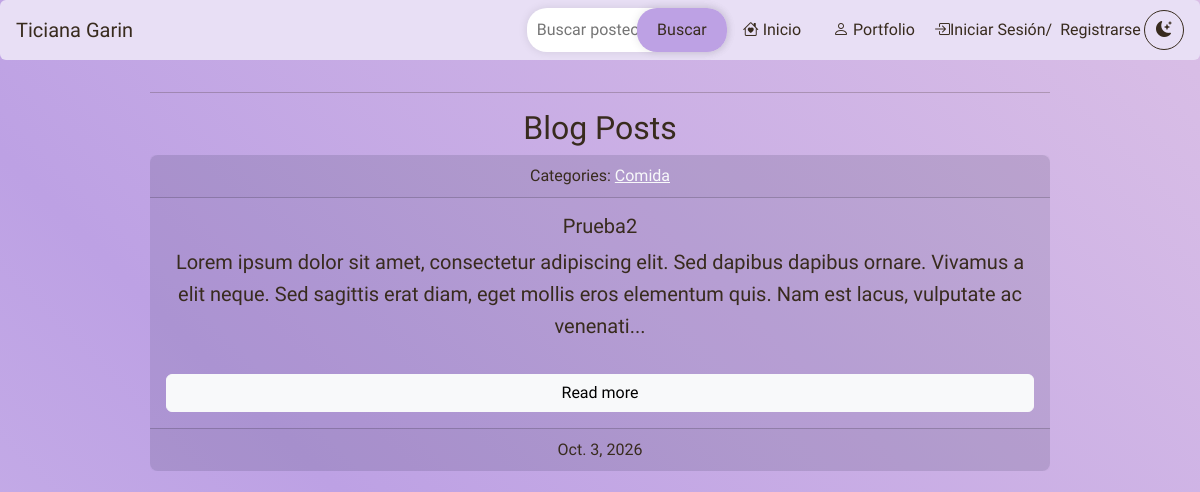
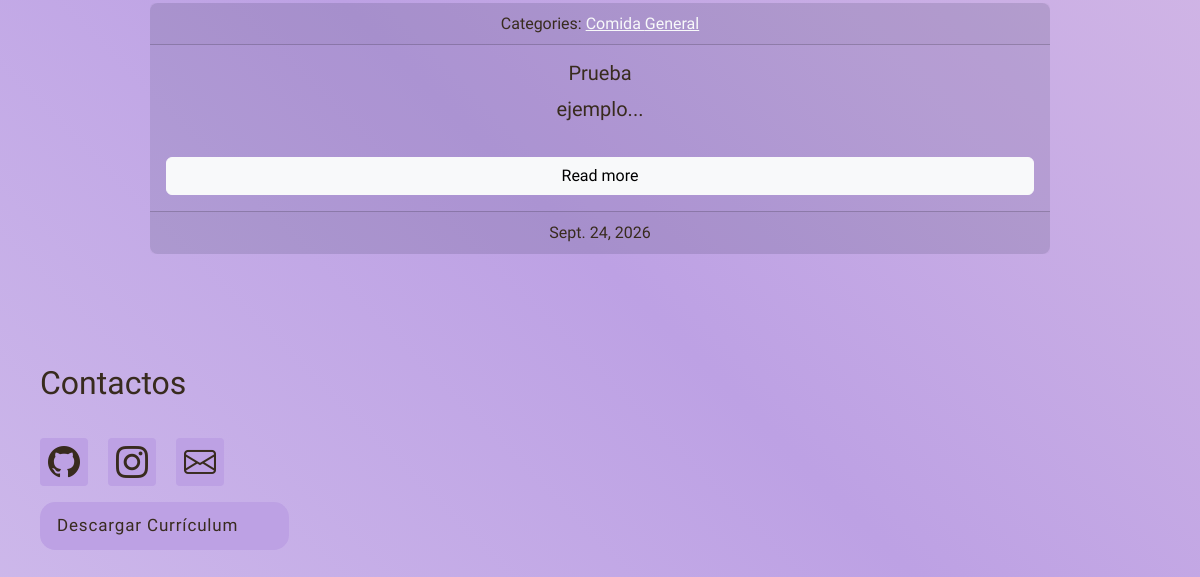
The page /blog/ on the database as committed earlier (2 pictures, top to bottom).
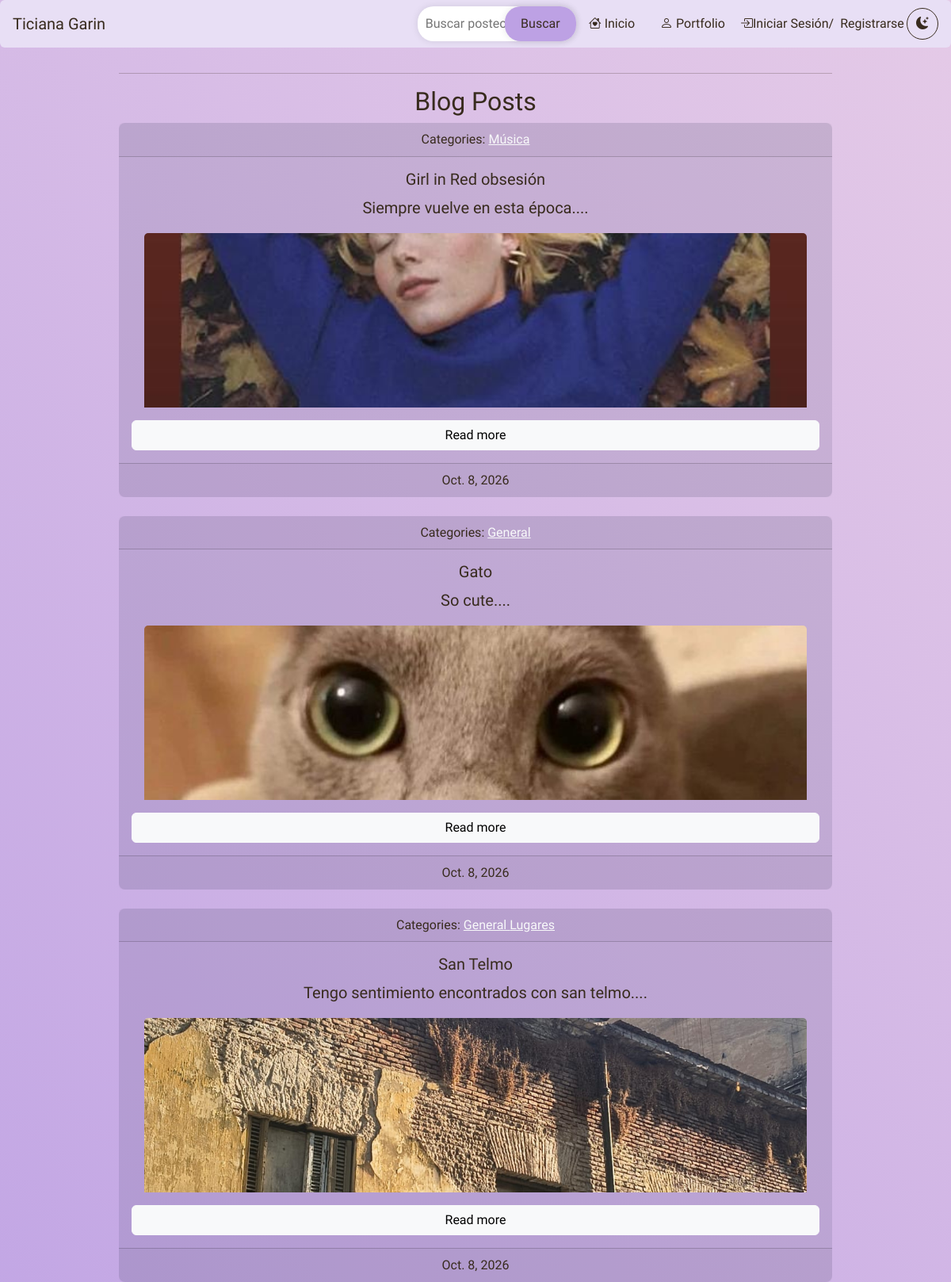
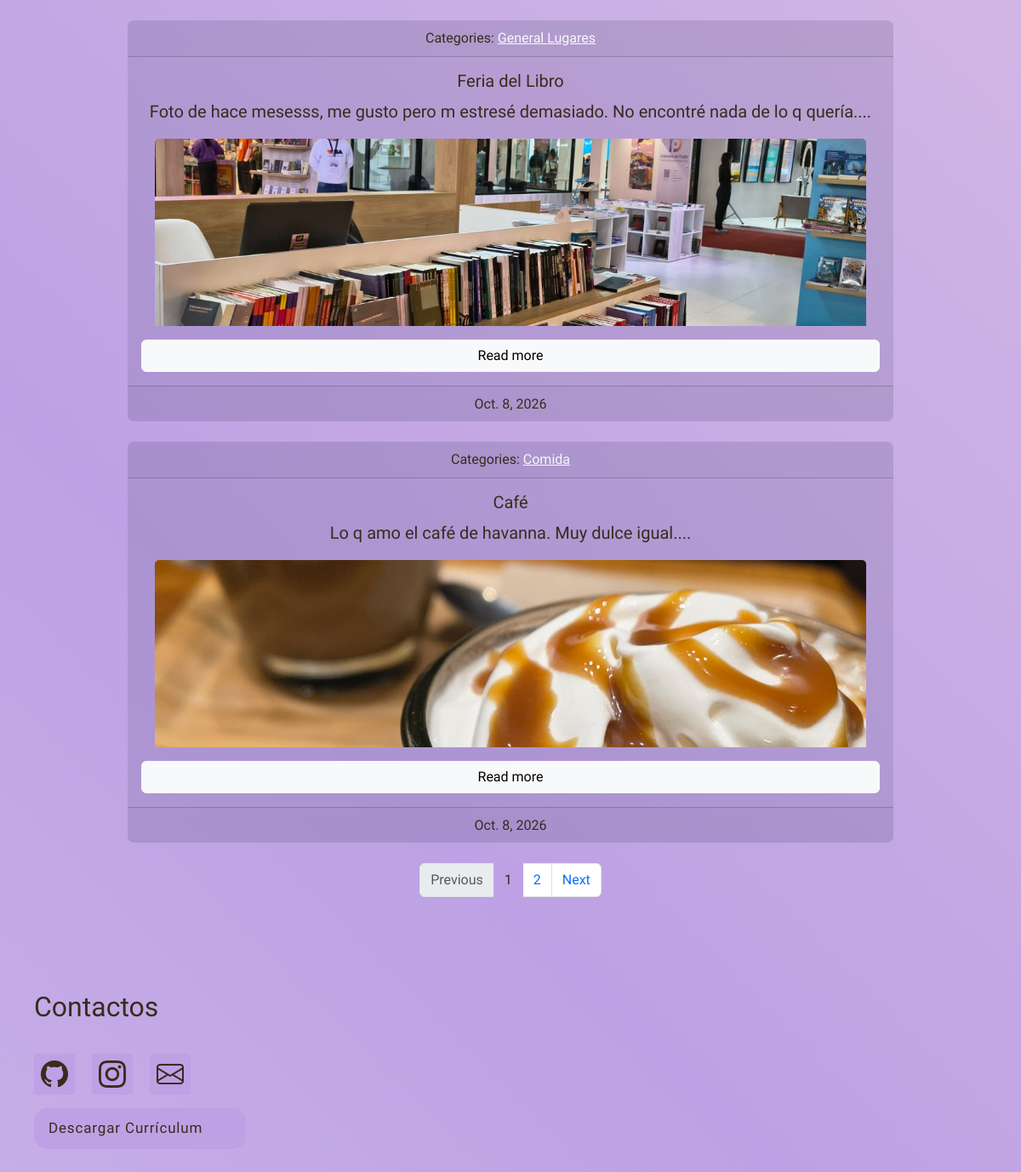
The same page on the database as committed later (2 pictures, top to bottom).
### blog/models.py (models this page shows, shortened)
class Post(models.Model):
    title = models.CharField(max_length=255)
    body = models.TextField()
    image = models.ImageField(upload_to= "post/", blank= True, null= True)
    created_on = models.DateTimeField(auto_now_add=True)
    last_modified = models.DateTimeField(auto_now=True)
    categories = models.ManyToManyField("Category", related_name="posts")

class Category(models.Model):
    name = models.CharField(max_length=30)
    class Meta:
        verbose_name_plural = "categories"

### blog/views.py (the view)
# urls.py: path("", views.index, name="index"),
def index(request):
    posts = Post.objects.all().order_by("-created_on")
    categories = Category.objects.all()
    context = {
        "posts": posts,
        "categories": categories
    }
    paginator = Paginator(posts, 5)
    page_number = request.GET.get("page")
    post = paginator.get_page(page_number)
    context["post"] = post
    return render(request, "blog/index.html", context)

### blog/templates/blog/index.html (shortened to what this page needs)
{% extends "base.html" %}
{% load static %}
{% block page_css %}
    <link rel="stylesheet" href="{% static 'blog/index.css' %}?v=1">
{% endblock page_css %}
{% block page_title %}
    <h2>Blog Posts</h2>
{% endblock page_title %}
{% block page_content %}
    {% block posts %}
        <div class="posts-list">
        {% for item in post %}
            <div class="card text-center">
                <div class="card-header">
                    Categories:
                    {% for category in item.categories.all %}
                        <a href="{% url 'blog:blog_category' category.name %}?tema={{ request.GET.tema|default:'claro' }}" class="link-light">
                            {{ category.name }}
                        </a>
                    {% endfor %}
                </div>
                <div class="card-body">
                    <h5 class="card-title"> {{ item.title }}</h5>
                        <p>{{ item.body | slice:":200" }}...</p>
                    {% if item.image %}
                        <img class="card-img-top" src="{{ item.image.url }}" alt="{{ item.title }}">
                    {% endif %}
                    <a href="{% url 'blog:blog_detail' item.pk %}?tema={{ request.GET.tema|default:'claro' }}" class="btn btn-light">Read more</a>
                </div>
                <div class="card-footer footer">
                    {{ item.created_on.date }}
                </div>
            </div>
        {% endfor %}
        </div>
        {% if post.has_other_pages %}
        <nav aria-label="Blog pagination" class="mt-4">
            <ul class="pagination justify-content-center">
                {% if post.has_previous %}
                    <li class="page-item">
                        <a class="page-link" href="?page={{ post.previous_page_number }}{% if request.GET.tema %}&amp;tema={{ request.GET.tema }}{% endif %}" aria-label="Previous page">Previous</a>
                    </li>
                {% else %}
                    <li class="page-item disabled"><span class="page-link">Previous</span></li>
                {% endif %}
                {% for number in post.paginator.page_range %}
                    {% if post.number == number %}
                        <li class="page-item active" aria-current="page"><span class="page-link">{{ number }}</span></li>
                    {% else %}
                        <li class="page-item"><a class="page-link" href="?page={{ number }}{% if request.GET.tema %}&amp;tema={{ request.GET.tema }}{% endif %}">{{ number }}</a></li>
                    {% endif %}
                {% endfor %}
                {% if post.has_next %}
                    <li class="page-item">
                        <a class="page-link" href="?page={{ post.next_page_number }}{% if request.GET.tema %}&amp;tema={{ request.GET.tema }}{% endif %}" aria-label="Next page">Next</a>
                    </li>
                {% else %}
                    <li class="page-item disabled"><span class="page-link">Next</span></li>
                {% endif %}
            </ul>
        </nav>
        {% endif %}
    {% endblock posts %}
{% endblock page_content %}

### blog/templates/base.html (shortened to what this page needs)
{% load static %}
<!DOCTYPE html>
<html lang="en">
<head>
    <link rel="stylesheet" href="https://cdn.jsdelivr.net/npm/bootstrap-icons@1.11.3/font/bootstrap-icons.min.css">
    <link rel="stylesheet" href="https://cdnjs.cloudflare.com/ajax/libs/font-awesome/6.7.2/css/all.min.css">
    <link href="https://cdn.jsdelivr.net/npm/bootstrap@5.3.8/dist/css/bootstrap.min.css" rel="stylesheet">
    <link rel="stylesheet" href="{% static 'blog/styles.css' %}?v=11">
    {% block page_css %}{% endblock page_css %}
</head>
<body class = "animated-gradient {% if request.GET.tema == 'oscuro' %} tema-oscuro{% endif %}">
        <nav id="navbar-example2" class="navbar bg-body-tertiary px-3 mb-3 border rounded-2 ">
        <a class="navbar-brand">Ticiana Garin</a>
        <ul class="nav nav-pills">
            <form method="get" action="{% url 'blog:blog_search' %}?tema={{ request.GET.tema|default:'claro' }}">
                <div class = "search">
                <input type="search" name="q" value="{{ query|default:'' }}" placeholder="Buscar posteos..." aria-label="Buscar posteos">
                <button type="submit">Buscar</button>
                </div>
            </form>
             <li class="nav-item">
                <a class="nav-link link-light" href="{% url 'blog:index' %}?tema={{ request.GET.tema|default:'claro' }}">
                    <i class="bi bi-house-heart"></i> Inicio
                </a>
            </li>
            <li class="nav-item">
                <a class="nav-link link-light" href="{% url 'index' %}?tema={{ request.GET.tema|default:'claro' }}">
                    <i class="bi bi-person"></i> Portfolio
                </a>
            </li>
            <li class="nav-item auth-links">
                {% if user.is_authenticated %}
                <span>Bienvenido, {{ user.username }}/</span>
                    <form method="post" action="{% url 'logout' %}">
                    {% csrf_token %}
                    <button class="nav-link link-light" type="submit">
                        Cerrar sesión
                    </button>
</form>
                </a>
                {% else %}
                <a class="nav-link link-light" href="{% url 'login' %}?tema={{ request.GET.tema|default:'claro' }}">
                    <i class="bi bi-box-arrow-in-right"></i>Iniciar Sesión/
                </a>
                <a class="nav-link link-light" href="{% url 'blog:register' %}?tema={{ request.GET.tema|default:'claro' }}">
                    Registrarse
                </a>
                {% endif %}
            </li>
            <li class="nav-item theme-toggle-item">
                {% if request.GET.tema == "oscuro" %}
                    <a class="theme-toggle-link" href="?tema=claro{% if request.GET.q %}&amp;q={{ request.GET.q|urlencode }}{% endif %}" aria-label="Activar modo claro" title="Modo claro">
                        <i class="bi bi-sun-fill sun-icon" aria-hidden="true"></i>
                    </a>
                {% else %}
                    <a class="theme-toggle-link" href="?tema=oscuro{% if request.GET.q %}&amp;q={{ request.GET.q|urlencode }}{% endif %}" aria-label="Activar modo oscuro" title="Modo oscuro">
                        <i class="bi bi-moon-stars-fill moon-icon" aria-hidden="true"></i>
                    </a>
                {% endif %}
            </li>
        </ul>
    </nav>
<main class="blog-content">
    <hr>
    {% block page_title %}{% endblock page_title %}
    {% block page_content %}{% endblock page_content %}
</main>
   <footer>
        {% block footer %}
        <div class="container-fluid">
        <h1> Contactos </h1>
                <div class= "contenedor-flex">
                    <a href="https://github.com/tixi333" target="_blank" class="instagram-button link-light">
                        <i class="bi bi-github instagram-icon icono-personalizado"></i>
                </a>
                <a href="https://www.instagram.com/tticigr.lv/" target="_blank" class="instagram-button link-light">
                        <i class="bi bi-instagram instagram-icon icono-personalizado"></i>
                </a>
                <a href="https://mail.google.com/mail/?view=cm&amp;fs=1&amp;to=ticiana.garin@gmail.com&amp;su=Consulta%20desde%20mi%20portfolio" target="_blank"
                    class="instagram-button link-light">
                    <i class = "bi bi-envelope instagram-icon icono-personalizado"></i>
                    </a>
                </div>
                <button class="cv_button" onclick="window.open('TicianaGarin.pdf', '_blank')">
                    Descargar Currículum
                </button>
        </div>
        {% endblock %}
    </footer>
</body>
</html>

### blog/static/blog/styles.css (style rules this page uses)
:root { --margen: 20px; --fuentebody: 'Ysabeau Infant', sans-serif; --fuentetitle: 'Archivo Black', sans-serif; --gradient1: #e8dff5; --gradient2: #bda1e4; --gradient3: #f3d9e8; --text: #382b1e; --hover_color: #9d5da1; }
html { scroll-behavior: smooth; scroll-padding-top: 90px; }
body { margin: 0; min-height: 100vh; font-family: var(--fuentebody); color: var(--text); overflow-x: hidden; padding-bottom: 35vh; }
.footer { color:var(--text) }
.blog-content { box-sizing: border-box; width: min(calc(100% - 3rem), 900px); margin: 2rem auto 5rem; padding: 0; line-height: 1.6; }
.blog-content h2, .blog-content h5 { text-align: center; }
.blog-content .card { width: 100%; margin-inline: auto; margin-block: 0; padding: 0; border-radius: 8px; }
.pagination .page-item.active .page-link { background-color: var(--gradient2); border-color: var(--gradient2); color: var(--text); }
.blog-content p { text-indent: 0; }
h1 { font-family: var(--fuentetitle); font-size: 32px; margin-bottom: 20px; }
p { font-size: 20px; text-indent: 20px; }
nav { width: 100%; border: none }
.contenedor-flex { display: flex; flex-direction: row; justify-content: flex-start; align-items: center; flex-wrap: wrap; gap: 20px; min-height: 10vh; }
.container-fluid { padding: 30px 40px; background-color: transparent !important; }
.navbar { position: sticky; top: 0; z-index: 1000; background-color: var(--gradient1) !important; backdrop-filter: blur(8px); border: none !important; }
.navbar-brand, .nav-link { color: var(--text) !important; }
.theme-toggle-item { display: flex; align-items: center; }
.theme-toggle-link { display: inline-grid; width: 2.5rem; height: 2.5rem; place-items: center; border: 1px solid currentColor; border-radius: 50%; color: var(--text); text-decoration: none; }
.theme-toggle-link i { position: static; display: inline-block; animation: theme-icon-rotate-in 180ms ease-out both; }
.theme-toggle-link .moon-icon { opacity: 1; }
.nav-item { display: flex; align-items: center; width: auto; height: auto; }
.auth-links { gap: 0.1rem; white-space: nowrap; }
.auth-links .nav-link { padding-left: 0.2rem; padding-right: 0.2rem; }
.moon-icon { opacity: 0; transform: rotate(-90deg) scale(0.6); }
.search { display: inline-block; position: relative; }
.search input[type="search"] { width: 200px; padding: 10px; border: none; border-radius: 20px; box-shadow: 0 0 10px rgba(0, 0, 0, 0.1); }
.search button[type="submit"] { background-color: var(--gradient2); border: none; color: var(--text); cursor: pointer; padding: 10px 20px; border-radius: 20px; box-shadow: 0 0 10px rgba(0, 0, 0, 0.1); position: absolute; top: 0; right: 0; transition: .9s ease; }
.card { border: none; margin-top: 20px; margin-bottom: 20px; background-color: rgba(16, 23, 56, 0.10); color: var(--text); display: flex; flex-direction: column; }
.card-body { display: flex; flex: 1; flex-direction: column; }
.cv_button { background: var(--gradient2); color: var(--text); font-family: inherit; padding: 0.45em; padding-left: 1em; font-size: 17px; font-weight: 500; border-radius: 0.9em; border: none; cursor: pointer; letter-spacing: 0.05em; display: flex; align-items: center; overflow: hidden; position: relative; height: 2.8em; padding-right: 3em; }
.instagram-button { width: fit-content; min-width: 48px; height: 48px; background: var(--gradient2); position: relative; border: none; border-radius: 4px; color: var(--text); display: flex; align-items: center; justify-content: flex-start; gap: 0; box-sizing: border-box; padding: 8px; font-weight: bold; overflow: hidden; transition: gap 700ms ease, padding 700ms ease; }
.instagram-icon { width: 32px; height: 32px; font-size: 32px; line-height: 1; flex-shrink: 0; fill: var(--text); }
.icono-personalizado { color: var(--text); }
.animated-gradient { position: relative; background: linear-gradient( 45deg, var(--gradient1) 0%, var(--gradient2) 50%, var(--gradient3) 100% ); background-size: 200% 200%; animation: gradient-shift 8s ease alternate infinite; color: var(--text); text-align: left; }

### blog/static/blog/index.css (style rules this page uses)
.posts-list { display: flex; flex-direction: column; gap: 1.5rem; }
.blog-content .card .card-img-top { display: block; width: calc(100% - 2rem); height: 220px; margin-inline: auto; object-fit: cover; }

Rows that differ between the two databases and show on the page:
removed Post: title "Prueba2", body "Lorem ipsum dolor sit amet, consectetur adipiscing elit. Sed dapibus dapibus ornare. Vivamus a elit neque. Sed sagittis erat diam, eget mollis eros elementum quis. Nam est lacus, vulputate ac venenati", created_on "Oct. 3, 2026", Category (name "Comida")
removed Post: title "Prueba", body "ejemplo", created_on "Sept. 24, 2026", Category (name "Comida"), Category (name "General")
added Post: title "Girl in Red obsesión", body "Siempre vuelve en esta época.", image (picture), created_on "Oct. 8, 2026"
added Category: name "Música", shown under "Girl in Red obsesión"
added Post: title "Gato", body "So cute.", image (picture), created_on "Oct. 8, 2026", Category (name "General")
added Post: title "San Telmo", body "Tengo sentimiento encontrados con san telmo.", image (picture), created_on "Oct. 8, 2026", Category (name "General")
added Category: name "Lugares"
added Post: title "Feria del Libro", body "Foto de hace mesesss, me gusto pero m estresé demasiado. No encontré nada de lo q quería.", image (picture), created_on "Oct. 8, 2026", Category (name "General")
added Post: title "Café", body "Lo q amo el café de havanna. Muy dulce igual.", image (picture), created_on "Oct. 8, 2026", Category (name "Comida")
Other text that changed with them:
text now shown: "Previous Next"
new list line: "1"
new list line: "2"
